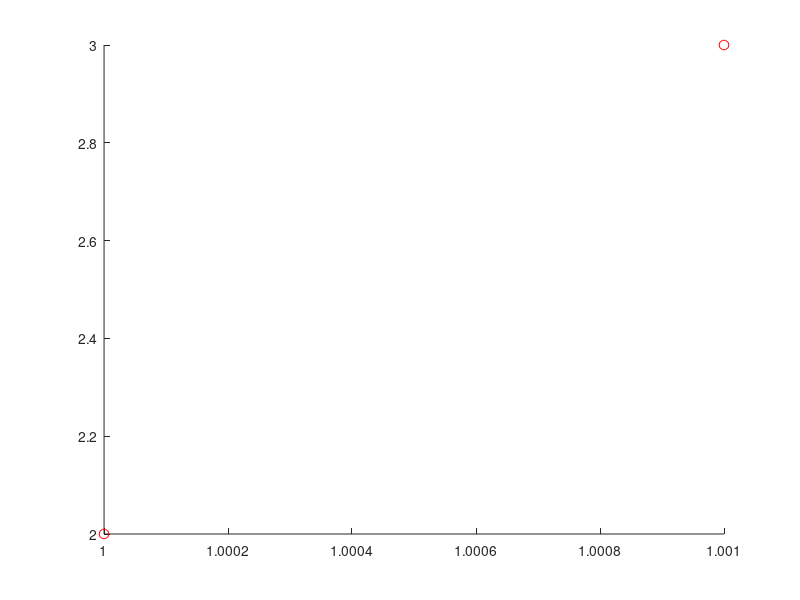

Source code (MATLAB): (Note: this script raises an error after producing the figure.)
SOL = 3e8;

UseLos = 0;
% Walls
L1 = [+0.0, +1.0, +5.3, 4.5];    % [A, B, C] -> Ax + By + C = 0
L2 = [+1.0, +0.0, +5.7, 4.5];    % [A, B, C] -> Ax + By + C = 0
L3 = [+0.0, +1.0, +0.0, 4.5];    % [A, B, C] -> Ax + By + C = 0
L4 = [+1.0, +0.0, +0.0, 4.5];    % [A, B, C] -> Ax + By + C = 0
% Obstacles
L5 = [+0.0, +1.0, +4.6, 10];    % [A, B, C] -> Ax + By + C = 0
L6 = [+0.0, +1.0, +0.7, 10];    % [A, B, C] -> Ax + By + C = 0
% Floor
L7 = [+0.0, +1.0, +0.0, 4.5];    % [A, B, C] -> Ax + By + C = 0
L8 = [+0.0, +1.0, +4.6, 4.5];    % [A, B, C] -> Ax + By + C = 0

walls = [L1; L2; L3; L4; L5; L6];
%walls = [0];
floor = [L7; L8];

n1 = 0;
n2 = 1;
if size(walls, 2) > 1
    n1 = [n1, zeros(1, size(walls, 1))];
    n2 = [n2, walls(:, 4)'];
end
if size(floor, 2) > 1
    n1 = [n1, zeros(1, size(floor, 1))];
    n2 = [n2, floor(:, 4)'];
end
n1 = n1 + 1;

clear TIME;
clear POWER;

n = 1;
cmap = hsv(n);
sigma = 0.0;
ds = linspace(-0.5*sigma, 0.5*sigma, n);

figure(1);
hold off;
%img = imread('schema.png');
hold on;
%image([0, 5.7], [5.3, 0], img); 

for fooo = 1:n
    sigma = 0.15;
    y1_ = 3.0;
    x1_ = 1.001;
    y2_ = 2.0;
    x2_ = 1.0;
    x1 = x1_;% + ds(fooo);
    x2 = x2_;% + ds(fooo);
    y1 = y1_;% + ds(fooo);
    y2 = y2_ - ds(fooo);



    Tx = [x1, y1, 0.85];    % [x, y, h] Transmitter
    Rx = [x2, y2, 0.85];    % [x, y, h] Receiever

    p = 0:0.1:7;

    figure(1);
    set(gcf, 'colormap', cmap);
    scatter(Tx(1), Tx(2), 50, fooo);
    hold on;
    scatter(Rx(1), Rx(2), 50, fooo);

    indc = 1;
    cosAngle = zeros(1, size(walls, 1) + size(floor, 1) + 1);
    cosAngle(indc) = 0;
    aSq = 1; % len(1)^2;    

    ind = 1;
    len = zeros(1, size(walls, 1) + size(floor, 1) + 1);
    len(ind) = norm(Rx - Tx);
    LOS = len(1);
    if size(walls, 2) > 1
        for L = walls'
            TxP = ProjectionPoint(Tx(1:2), L);
            RxP = ProjectionPoint(Rx(1:2), L);
            k = norm(RxP - Rx(1:2))/norm(TxP - Tx(1:2));
            l = norm(TxP - RxP);
            direction = (RxP - TxP)/l;
            %Reflection Point
            Rp = TxP + direction*(l/(k+1));
            path = norm(Tx(1:2) - Rp) + norm(Rp - Rx(1:2));
            ind = ind+1;
            len(ind) = path;
            [X, Y] = ToParamteric(L, p);
            %Angle
            b = norm(Tx(1:2) - Rp);
            c = norm(Rp - Rx(1:2));
            indc = indc+1;
            cosAngle(indc) = -(aSq - b^2 - c^2)/(4*b*c);

            % plot walls
            plot(X, Y, 'k');
            % plot reflection and projection points
            scatter(Rp(1), Rp(2), 'r', 'filled');
            scatter(RxP(1), RxP(2), 'b', 'filled');
            scatter(TxP(1), TxP(2), 'b', 'filled');

        end
    end
    if size(floor, 2) > 1
        for L = floor'
            tx = [0.0, Tx(3)];
            los = sqrt(aSq);
            rx = [los, Rx(3)];

            TxP = ProjectionPoint(tx, L);
            RxP = ProjectionPoint(rx, L);
            k = norm(RxP - rx)/norm(TxP - tx);
            direction = (RxP - TxP)/len(1);
            %Reflection Point
            Rp = TxP + direction*(len(1)/(k+1));
            path = norm(tx - Rp) + norm(Rp - rx);
            ind = ind+1;
            len(ind) = path;
            %[X, Y] = ToParamteric(L, p);
            %Angle
            b = norm(Tx(1:2) - Rp);
            c = norm(Rp - Rx(1:2));
            indc = indc+1;
            cosAngle(indc) = -(aSq - b^2 - c^2)/(4*b*c);

        %    plot(X, Y, '--b');
        %    scatter(Rp(1), Rp(2), 'r', 'filled');
        end
    end
    pow0 = 1;
    alpha = 1;
    sinAngle = sqrt(1 - cosAngle.^2);


    %Snell's law
    sinAngle2 = sinAngle.*n1./n2;
    cosAngle2 = sqrt(1 - sinAngle2.^2);
    %Fresnel's formula
    Q = (n1.*cosAngle - n2.*cosAngle2)./(n1.*cosAngle + n2.*cosAngle2);
    Q(1) = 1; % LOS
    
    powDecay = (Q.^2).*pow0;
    powDecay = powDecay./(len.^(alpha));
    
    time = len/SOL*1e9;
    %powDecay(1) = 0; % LOS
    
    if exist('TIME', 'var')
        TIME = [TIME; time];
    else
        TIME = time;
    end
    if exist('POWER', 'var')
        POWER = [POWER; powDecay];
    else
        POWER = powDecay;
    end
end
%%
figure(1)
xy = ellipse([x1, y1], [x2, y2], TIME(1, 3));
plot(xy(1,:),xy(2,:));

hold off
xlim([-0.1, 6.0]);
ylim([-0.1, 5.5]);
set(gca, 'DataAspectRatio', [1, 1, 1]);
POWER = POWER./max(max(POWER));


figure(2);
set(gcf, 'colormap', cmap);
hold on;
for a = 1:size(TIME, 1)
    plot(TIME(a,:), POWER(a,:), 'o', 'color', cmap(a,:))
end

% ex1_ampl = db2mag((POS1(:,2)));
% ex2_ampl = db2mag((POS2(:,2)));
ex3_ampl = db2mag((POS3(:,2)));
% ex4_ampl = db2mag((POS4(:,2)));
% ex5_ampl = db2mag((POS5(:,2)));

x1 = 2.688;
x2 = 3.875;
dx = x2 - x1;

maxval = max([ex3_ampl]);%; ex2_ampl; ex3_ampl; ex4_ampl; ex5_ampl]);

figure(2);
set(gcf, 'colormap', cmap);
hold on;
% ex1_time = POS1(:,1)*1e9 - dx;
% ex1_ampl = ex1_ampl./maxval;
% plot(ex1_time, ex1_ampl, 'color', cmap(1,:));
% ex1_time = POS2(:,1)*1e9 - dx;
% ex2_ampl = ex2_ampl./maxval;
% plot(ex1_time, ex2_ampl, 'color', cmap(2,:));
ex1_time = POS3(:,1)*1e9 - dx;
ex3_ampl = ex3_ampl./maxval;
plot(ex1_time, ex3_ampl, 'color', cmap(1,:));
% ex1_time = POS4(:,1)*1e9 - dx;
% ex4_ampl = ex4_ampl./maxval;
% plot(ex1_time, ex4_ampl, 'color', cmap(4,:));
% ex1_time = POS5(:,1)*1e9 - dx;
% ex5_ampl = ex5_ampl./maxval;
% plot(ex1_time, ex5_ampl, 'color', cmap(5,:));

hold off;
xlim([0, 40]);
set(gca, 'XTick', 0:40);
set(gca, 'YScale', 'log');
grid;
